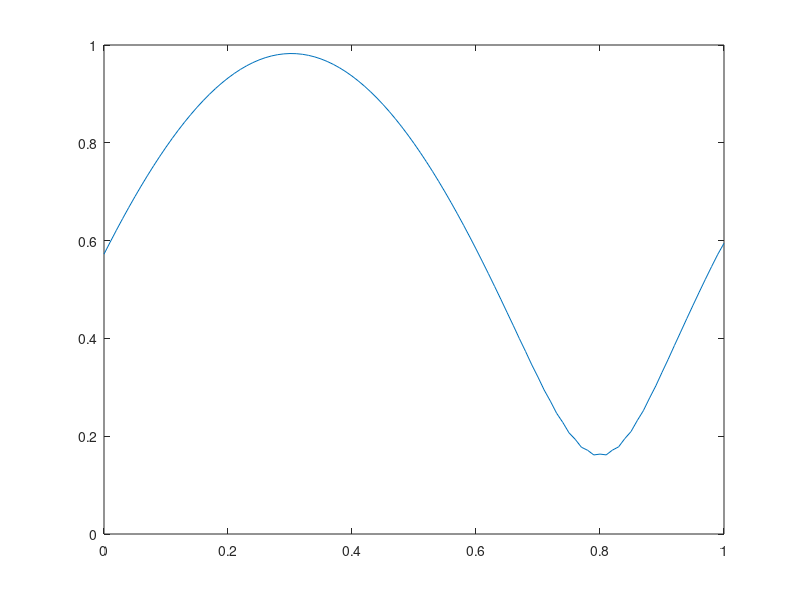

The MATLAB source for this figure:

%%%%%%%%%%%%%%%%%%%%%%%%%%%%%%%%%%%%%%%%%%%%%%%%%%%%%%%%%%%%%%%%%%%%%%%%%%
% Description: This script implements the Lax Friedrich method to 
% numerically solve the scalar advection equation u_t + au_x = 0. 
% It stores all the parameters that define the desired 
% method.  Stable provided mu=abs(ak/h)<=1 
% Lax Friedrichs scheme
% u_new(j) = (u_old(j-1)+u_old(j+1))/2 - (mu/2)*(u_old(j+1)-u_old(j-1))

% parameters:
%   t0:intitial time
%   tf:final time
%   L:number of spatial grid points 
%   N: number of time grid points
%   f: function that gives inital data
%%%%%%%%%%%%%%%%%%%%%%%%%%%%%%%%%%%%%%%%%%%%%%%%%%%%%%%%%%%%%%%%%%%%%%%%%

%initialize parameters
t0=0;
tf=1;
L=100;
N=100;


%define space mesh
dx = 1/L;
x = 0:dx:1;
x = x';

%set inital funciton  
f = sin(pi * x);

% define time mesh
dt = (tf-t0)/N;
t = t0:dt:tf;

%wave speed
a = .8;

%CFL number
mu = a*dt/dx;

%preallocate u, set initial u value to f
u = zeros(N+1,L+1);
u(1,:) = f;


%loop through time
for n=1:N
    %loop through space
    for j=2:L
        
        u(n + 1 , j) = (u(n , j - 1) + u(n , j + 1)) / 2 ...
            - (mu / 2) * (u(n , j + 1) - u(n , j - 1));
        
     end
    
    
    %Set values at boundaries using periodic BC's
    j=1; 
    
    % u(0) == u(N)
    %u(n+1,j)=(u(n,j+1)+u(n,L))/2-(mu/2)*(u(n,j+1)-u(n,L));
    u(n+1,j)=(u(n,j+1)+u(n,L-1))/2-(mu/2)*(u(n,j+1)-u(n,L-1));
    
    j = L+1;
    
    % u(N+2) == u(2)
    u(n+1,j)=(u(n,2)+u(n,j-1))/2-(mu/2)*(u(n,2)-u(n,j-1));
  
end


clf
%figure(glf)
% hold on
for i=1:L
   
    plot(x,u(i,:))
	axis([0 1 0 1])
    pause(.05)
    drawnow
end
hold off